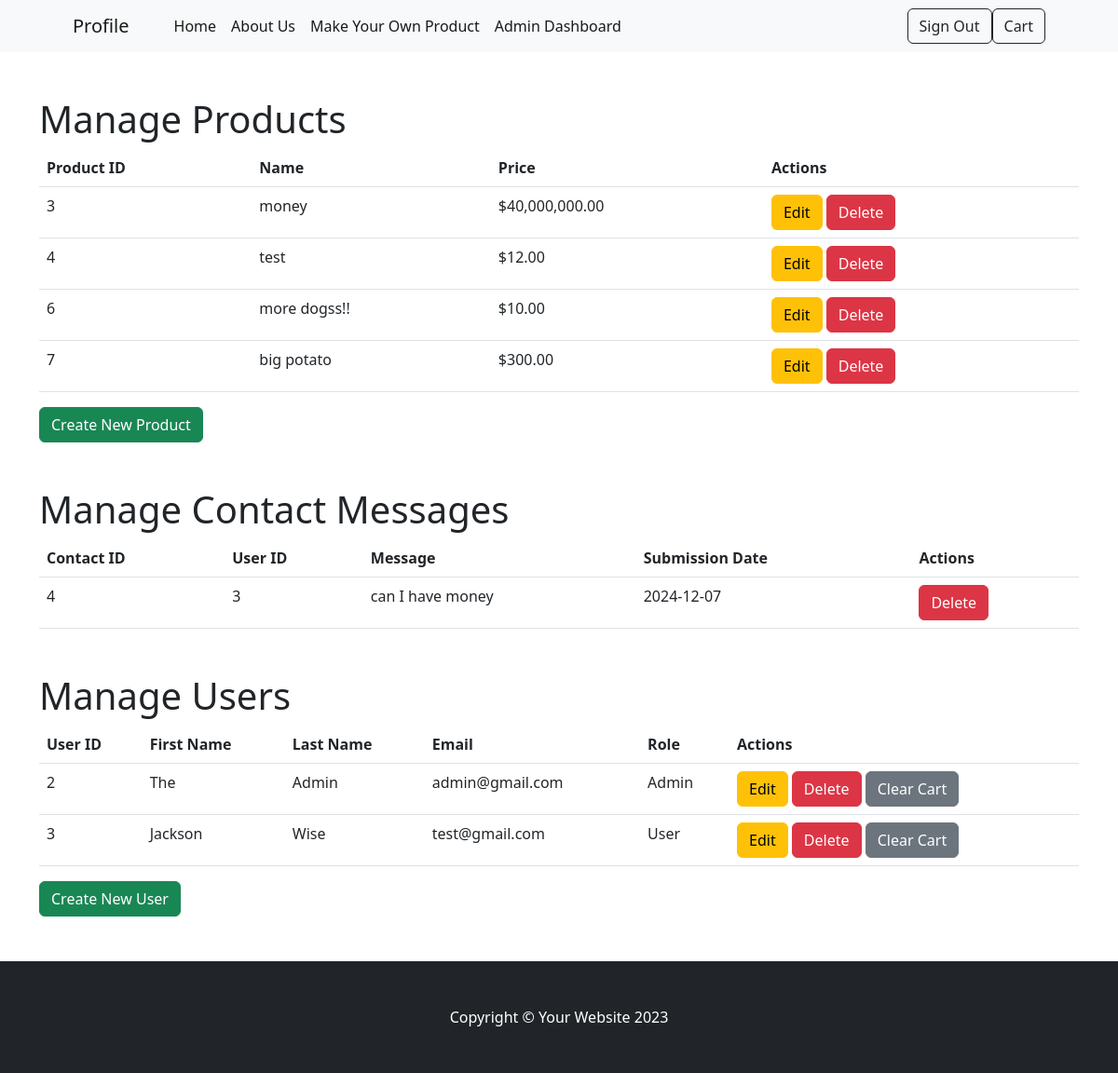
The page /app/Admin/adminview.php (signed in) on the database its author committed.
### tables this page shows
CREATE TABLE `product` (
  `product_ID` int(10) UNSIGNED NOT NULL,
  `name` varchar(100) NOT NULL,
  `description` text DEFAULT NULL,
  `price` decimal(10,2) UNSIGNED NOT NULL,
  `created_by` int(10) UNSIGNED NOT NULL COMMENT 'linked to user id',
  `ImageURL` varchar(255) DEFAULT NULL
);

CREATE TABLE `contact` (
  `Contact_ID` int(11) NOT NULL,
  `User_ID` int(10) UNSIGNED NOT NULL COMMENT 'user id relationship',
  `message` text NOT NULL,
  `submission_date` date NOT NULL
);

CREATE TABLE `user` (
  `User_ID` int(10) UNSIGNED NOT NULL,
  `first_name` varchar(50) DEFAULT NULL,
  `last_name` varchar(50) DEFAULT NULL,
  `email` varchar(100) NOT NULL,
  `password` varchar(255) NOT NULL,
  `isAdmin` tinyint(1) NOT NULL DEFAULT 0
);

### app/Admin/adminview.php (the view, shortened to what this page needs)
<?php
require_once('../../lib/db.php');
$stmtProducts = $pdo->prepare("SELECT * FROM product");
$stmtProducts->execute();
$products = $stmtProducts->fetchAll();
$stmtContacts = $pdo->prepare("SELECT * FROM contact");
$stmtContacts->execute();
$contacts = $stmtContacts->fetchAll();
$stmtUsers = $pdo->prepare("SELECT * FROM user");
$stmtUsers->execute();
$users = $stmtUsers->fetchAll();
require_once("../../theme/header.php");
setTitle("Admin Page");
?>
<div class="container mt-5">
    <h1>Manage Products</h1>
    <table class="table">
        <thead>
            <tr>
                <th>Product ID</th>
                <th>Name</th>
                <th>Price</th>
                <th>Actions</th>
            </tr>
        </thead>
        <tbody>
            <?php foreach ($products as $product): ?>
                <tr>
                    <td><?= $product['product_ID'] ?></td>
                    <td><?= ($product['name']) ?></td>
                    <td>$<?= number_format($product['price'], 2) ?></td>
                    <td>
                        <a href="../Products/edit.php?id=<?= $product['product_ID'] ?>" class="btn btn-warning">Edit</a>
                        <a href="../Products/delete.php?id=<?= $product['product_ID'] ?>" class="btn btn-danger" onclick="return confirm('Are you sure?');">Delete</a>
                    </td>
                </tr>
            <?php endforeach; ?>
        </tbody>
    </table>
    <a href="../Products/createproduct.php" class="btn btn-success">Create New Product</a>
</div>
<div class="container mt-5">
    <h1>Manage Contact Messages</h1>
    <?php if (empty($contacts)): ?>
        <p>No contact messages found.</p>
    <?php else: ?>
        <table class="table">
            <thead>
                <tr>
                    <th>Contact ID</th>
                    <th>User ID</th>
                    <th>Message</th>
                    <th>Submission Date</th>
                    <th>Actions</th>
                </tr>
            </thead>
            <tbody>
                <?php foreach ($contacts as $contact): ?>
                    <tr>
                        <td><?= $contact['Contact_ID'] ?></td>
                        <td><?= $contact['User_ID'] ?></td>
                        <td><?= ($contact['message']) ?></td>
                        <td><?= ($contact['submission_date']) ?></td>
                        <td>
                            <a href="contactdelete.php?id=<?= $contact['Contact_ID'] ?>" class="btn btn-danger" onclick="return confirm('Are you sure?');">Delete</a>
                        </td>
                    </tr>
                <?php endforeach; ?>
            </tbody>
        </table>
    <?php endif; ?>
</div>
<div class="container mt-5">
    <h1>Manage Users</h1>
    <table class="table">
        <thead>
            <tr>
                <th>User ID</th>
                <th>First Name</th>
                <th>Last Name</th>
                <th>Email</th>
                <th>Role</th>
                <th>Actions</th>
            </tr>
        </thead>
        <tbody>
            <?php foreach ($users as $user): ?>
				<tr>
					<td><?= $user['User_ID'] ?></td>
					<td><?= ($user['first_name']) ?></td>
					<td><?= ($user['last_name']) ?></td>
					<td><?= ($user['email']) ?></td>
					<td><?= $user['isAdmin'] ? 'Admin' : 'User' ?></td>
					<td>
						<a href="edituser.php?id=<?= $user['User_ID'] ?>" class="btn btn-warning">Edit</a>
						<a href="deleteuser.php?id=<?= $user['User_ID'] ?>" class="btn btn-danger" onclick="return confirm('Are you sure?');">Delete</a>
						<a href="admin_clear_cart.php?user_id=<?= $user['User_ID'] ?>" class="btn btn-secondary" onclick="return confirm('Are you sure you want to clear this user\'s cart?');">Clear Cart</a>
					</td>
				</tr>
			<?php endforeach; ?>
        </tbody>
    </table>
	<a href="createuser.php" class="btn btn-success">Create New User</a>
</div>
<?php
require_once("../../theme/footer.php");
?>

### theme/header.php (shortened to what this page needs)
<?php
function setTitle($title){
	loadHeader($title);
}
function loadHeader($title) {
?>
<!DOCTYPE html>
<html lang="en">
    <head>
        <link href="https://cdn.jsdelivr.net/npm/bootstrap-icons@1.5.0/font/bootstrap-icons.css" rel="stylesheet" />
        <link href="https://cdn.jsdelivr.net/npm/bootstrap@5.2.3/dist/css/bootstrap.min.css" rel="stylesheet">
        <link href="css/styles.css" rel="stylesheet" />
    </head>
    <body>
        <nav class="navbar navbar-expand-lg navbar-light bg-light">
            <div class="container px-4 px-lg-5">
                <a class="navbar-brand" href="../../app/Users/profile.php">Profile</a>
                <div class="collapse navbar-collapse" id="navbarSupportedContent">
                    <ul class="navbar-nav me-auto mb-2 mb-lg-0 ms-lg-4">
                        <li class="nav-item"><a class="nav-link active" aria-current="page" href="../../app/Products/index.php">Home</a></li>
                        <li class="nav-item"><a class="nav-link active" aria-current="page" href="../../app/Products/about.php">About Us</a></li>
                        <li class="nav-item"><a class="nav-link active" aria-current="page" href="../../app/Products/createproduct.php">Make Your Own Product</a></li>
                        <?php if(isset($_SESSION["user/admin"]) && $_SESSION["user/admin"]) { ?>
                        	<li class="nav-item"><a class="nav-link active" aria-current="page" href="../../app/Admin/adminview.php">Admin Dashboard</a></li>
                    	<?php } ?>
                    </ul>
                    <form class="d-flex">
                    <?php if(isset($_SESSION["user/ID"])) { ?>
                		<a href="../../lib/auth/signout.php" class="btn btn-outline-dark">Sign Out</a>
                		<a href="../../app/Products/cart.php" class="btn btn-outline-dark">Cart</a>
					<?php }
            		else { ?>
            			<a href="../../lib/auth/signup.php" class="btn btn-outline-dark">Sign Up</a>
                		<a href="../../lib/auth/signin.php" class="btn btn-outline-dark">Sign In</a>
            		<?php } ?>
            		</form>
                </div>
            </div>
        </nav>
<?php
 }
?>

### theme/footer.php (shortened to what this page needs)
        <footer class="py-5 bg-dark mt-5">
            <div class="container"><p class="m-0 text-center text-white">Copyright &copy; Your Website 2023</p></div>
        </footer>
    </body>
</html>

### rows shown on the page
product: product_ID "3", name "money", price "40,000,000.00"
product: product_ID "4", name "test", price "12.00"
product: product_ID "6", name "more dogss!!", price "10.00"
product: product_ID "7", name "big potato", price "300.00"
contact: Contact_ID "4", User_ID "3", message "can I have money", submission_date "2024-12-07"
user: User_ID "2", first_name "The", last_name "Admin", email "admin@gmail.com", isAdmin "Admin"
user: User_ID "3", first_name "Jackson", last_name "Wise", email "test@gmail.com", isAdmin "User"
